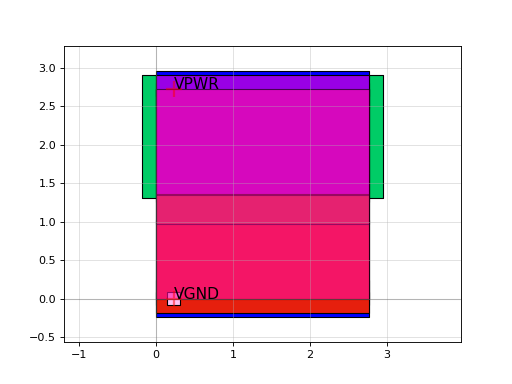

This chart was generated by the following Python code:
import sky130

c = sky130.components.sky130_fd_sc_hd__a211oi_1()
c.plot()
